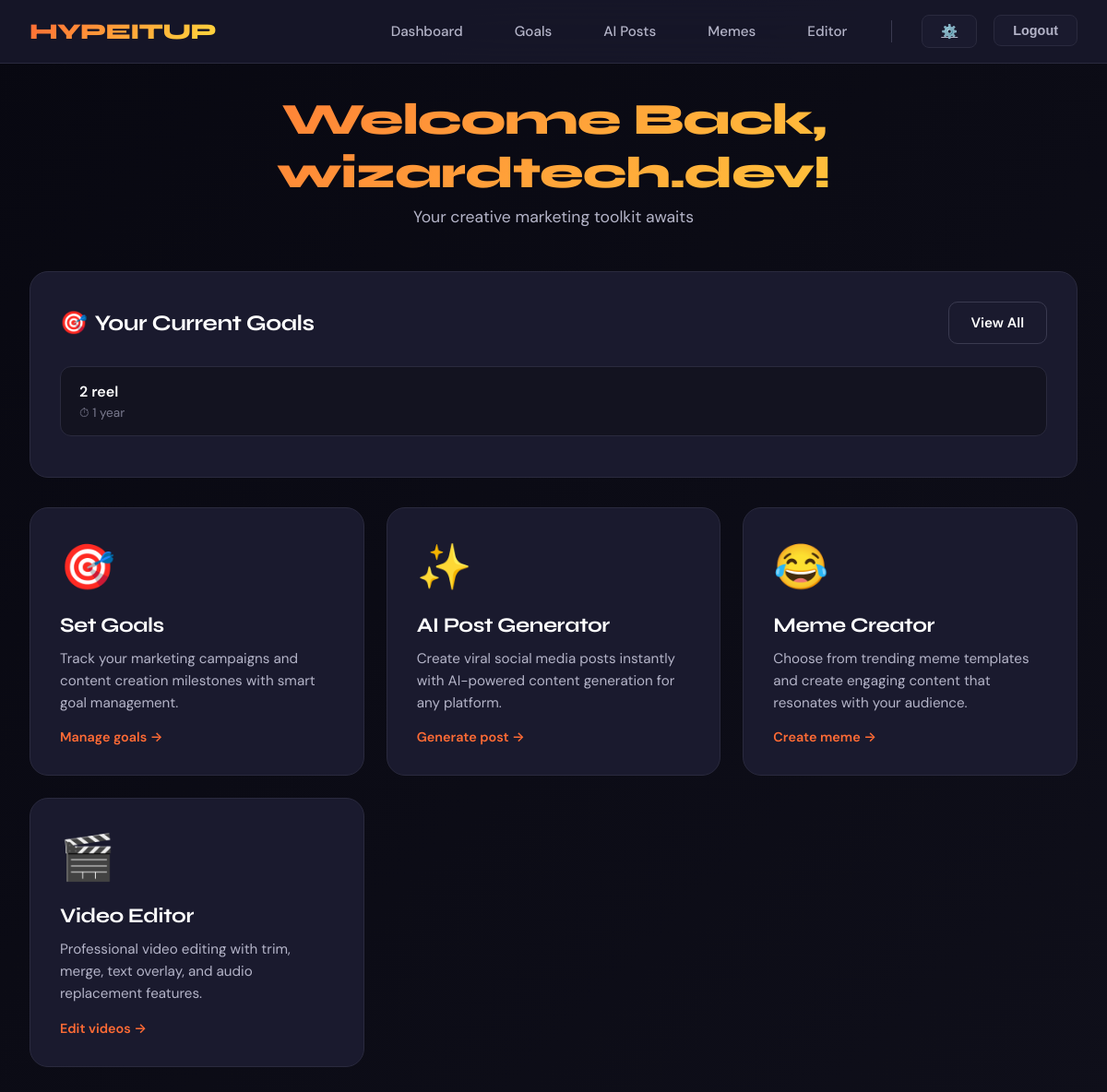
/dashboard (signed in), run on an earlier commit of the app's database.
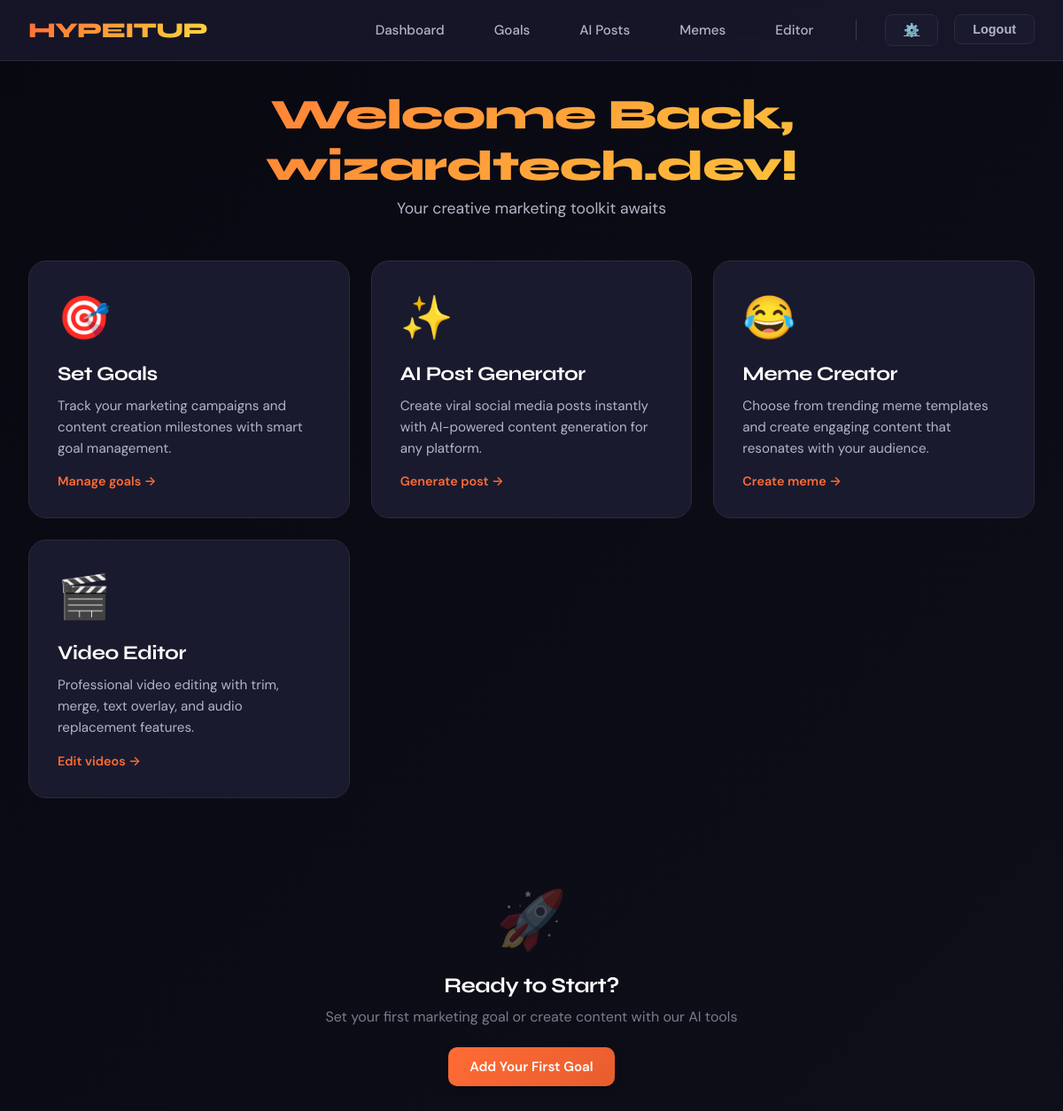
And on a later commit of the database.
### tables this page shows
CREATE TABLE goals (
                            id INTEGER PRIMARY KEY AUTOINCREMENT,
                            task TEXT NOT NULL,
                            duration TEXT NOT NULL,
                            completed BOOLEAN NOT NULL CHECK (completed IN (0, 1))
                        );

### app.py (the view)
@app.route("/dashboard")
@login_required
def dashboard():
    with sqlite3.connect(DATABASE_FILE) as conn:
        conn.row_factory = sqlite3.Row
        cursor = conn.cursor()
        cursor.execute("SELECT * FROM goals ORDER BY id DESC")
        goals = cursor.fetchall()
        username = session.get("user", "Creator").split('@')[0]
    return render_template("dashboard.html", goals=goals, username=username)

### app.py (called while the page is built)
def login_required(f):
    @wraps(f)
    def decorated(*args, **kwargs):
        if "user" not in session: return redirect(url_for("login"))
        return f(*args, **kwargs)
    return decorated

### templates/dashboard.html (shortened to what this page needs)
{% extends "base.html" %}
{% block content %}
<div class="dashboard-header">
    <h1 class="welcome-title">Welcome Back, {{ username }}!</h1>
    <p class="welcome-subtitle">Your creative marketing toolkit awaits</p>
</div>
{% if goals %}
<div class="goals-section">
    <div class="goals-header">
        <h2 class="goals-title">
            <span>🎯</span>
            Your Current Goals
        </h2>
        <a href="{{ url_for('goals') }}" class="btn btn-secondary">View All</a>
    </div>
    {% for goal in goals %}
    <div class="goal-item">
        <div class="goal-info">
            <div class="goal-task">{{ goal.task }}</div>
            <div class="goal-duration">⏱ {{ goal.duration }}</div>
        </div>
    </div>
    {% endfor %}
</div>
{% endif %}
<div class="features-grid">
    <a href="{{ url_for('goals') }}" class="feature-card">
        <span class="feature-icon">🎯</span>
        <h3 class="feature-title">Set Goals</h3>
        <p class="feature-description">
            Track your marketing campaigns and content creation milestones with smart goal management.
        </p>
        <span class="feature-cta">Manage goals →</span>
    </a>
    <a href="{{ url_for('create_post') }}" class="feature-card">
        <span class="feature-icon">✨</span>
        <h3 class="feature-title">AI Post Generator</h3>
        <p class="feature-description">
            Create viral social media posts instantly with AI-powered content generation for any platform.
        </p>
        <span class="feature-cta">Generate post →</span>
    </a>
    <a href="{{ url_for('meme_templates') }}" class="feature-card">
        <span class="feature-icon">😂</span>
        <h3 class="feature-title">Meme Creator</h3>
        <p class="feature-description">
            Choose from trending meme templates and create engaging content that resonates with your audience.
        </p>
        <span class="feature-cta">Create meme →</span>
    </a>
    <a href="{{ url_for('video_editor') }}" class="feature-card">
        <span class="feature-icon">🎬</span>
        <h3 class="feature-title">Video Editor</h3>
        <p class="feature-description">
            Professional video editing with trim, merge, text overlay, and audio replacement features.
        </p>
        <span class="feature-cta">Edit videos →</span>
    </a>
</div>
{% if not goals %}
<div class="empty-state">
    <div class="empty-state-icon">🚀</div>
    <h3 style="color: var(--text-primary); margin-bottom: 0.5rem;">Ready to Start?</h3>
    <p style="margin-bottom: 1.5rem;">Set your first marketing goal or create content with our AI tools</p>
    <a href="{{ url_for('goals') }}" class="btn btn-primary">Add Your First Goal</a>
</div>
{% endif %}
{% endblock %}

### templates/base.html (shortened to what this page needs)
<!DOCTYPE html>
<html lang="en">
<head>
</head>
<body>
    {% if 'user' in session %}
    <nav class="nav-header">
        <div class="nav-container">
            <a href="{{ url_for('dashboard') }}" class="nav-logo">
                HYPEITUP
            </a>
            <div class="nav-links">
                <a href="{{ url_for('dashboard') }}" class="nav-link">Dashboard</a>
                <a href="{{ url_for('goals') }}" class="nav-link">Goals</a>
                <a href="{{ url_for('create_post') }}" class="nav-link">AI Posts</a>
                <a href="{{ url_for('meme_templates') }}" class="nav-link">Memes</a>
                <a href="{{ url_for('video_editor') }}" class="nav-link">Editor</a>
                <div style="display: flex; gap: 0.5rem;">
                    <a href="{{ url_for('profile') }}" class="btn-logout" title="Settings" style="margin-right: 10px;">
                        ⚙️
                    </a>
                    <form action="{{ url_for('logout') }}" method="GET" style="display: inline;">
                        <button type="submit" class="btn-logout">Logout</button>
                    </form>
                </div>
            </div>
    </nav>
    {% endif %}
    <main class="main-container">
        {% block content %}{% endblock %}
    </main>
</body>
</html>

### templates/base.html (style rules this page uses)
:root { --primary: #FF6B35; --primary-dark: #E85D2E; --primary-light: #FF8C5F; --secondary: #6C5CE7; --accent: #FFD93D; --accent-dark: #FFC107; --bg-dark: #0F0F1A; --bg-darker: #080811; --bg-card: #1A1A2E; --bg-card-hover: #222235; --bg-input: #131320; --text-primary: #FFFFFF; --text-secondary: #B4B4C8; --text-muted: #7A7A8E; --border-subtle: #2A2A3E; --border-bright: #3A3A50; --shadow-sm: 0 2px 8px rgba(0, 0, 0, 0.3); --shadow-md: 0 4px 16px rgba(0, 0, 0, 0.4); --shadow-lg: 0 8px 32px rgba(0, 0, 0, 0.5); --shadow-glow: 0 0 20px rgba(255, 107, 53, 0.3); --transition-fast: 0.15s cubic-bezier(0.4, 0, 0.2, 1); --transition-smooth: 0.3s cubic-bezier(0.4, 0, 0.2, 1); }
* { margin: 0; padding: 0; box-sizing: border-box; }
body { font-family: 'DM Sans', -apple-system, sans-serif; background: linear-gradient(135deg, var(--bg-darker) 0%, var(--bg-dark) 100%); color: var(--text-primary); min-height: 100vh; overflow-x: hidden; }
h1, h2, h3, h4, h5, h6 { font-family: 'Syne', sans-serif; font-weight: 700; letter-spacing: -0.02em; }
h1 { font-size: 2.5rem; line-height: 1.2; }
h3 { font-size: 1.5rem; line-height: 1.4; }
.nav-header { background: rgba(26, 26, 46, 0.8); backdrop-filter: blur(20px); border-bottom: 1px solid var(--border-subtle); position: sticky; top: 0; z-index: 100; padding: 1rem 2rem; }
.nav-container { max-width: 1400px; margin: 0 auto; display: flex; justify-content: space-between; align-items: center; }
.nav-logo { font-family: 'Syne', sans-serif; font-size: 1.5rem; font-weight: 800; background: linear-gradient(135deg, var(--primary) 0%, var(--accent) 100%); -webkit-background-clip: text; -webkit-text-fill-color: transparent; background-clip: text; letter-spacing: -0.03em; text-decoration: none; transition: transform var(--transition-smooth); }
.nav-links { display: flex; gap: 1.5rem; align-items: center; }
.nav-link { color: var(--text-secondary); text-decoration: none; font-weight: 500; font-size: 0.95rem; padding: 0.5rem 1rem; border-radius: 8px; transition: all var(--transition-smooth); position: relative; }
.btn-logout { background: var(--bg-card); border: 1px solid var(--border-subtle); color: var(--text-secondary); padding: 0.5rem 1.25rem; border-radius: 8px; font-weight: 600; font-size: 0.9rem; cursor: pointer; transition: all var(--transition-smooth); }
.main-container { max-width: 1400px; margin: 0 auto; padding: 2rem; min-height: calc(100vh - 80px); }
.btn { display: inline-flex; align-items: center; justify-content: center; gap: 8px; padding: 0.75rem 1.5rem; border-radius: 10px; font-weight: 600; font-size: 0.95rem; cursor: pointer; border: none; transition: all var(--transition-smooth); text-decoration: none; font-family: 'DM Sans', sans-serif; }
.btn-primary { background: linear-gradient(135deg, var(--primary) 0%, var(--primary-dark) 100%); color: white; box-shadow: var(--shadow-sm); }

What changed in the data, as far as the page shows it:
removed goals: task "2 reel", duration "1 year"
Also different on the page:
text no longer shown: "🎯 Your Current Goals View All"
text now shown: "🚀 Ready to Start? Set your first marketing goal or create content with our AI tools Add Your First Goal"
